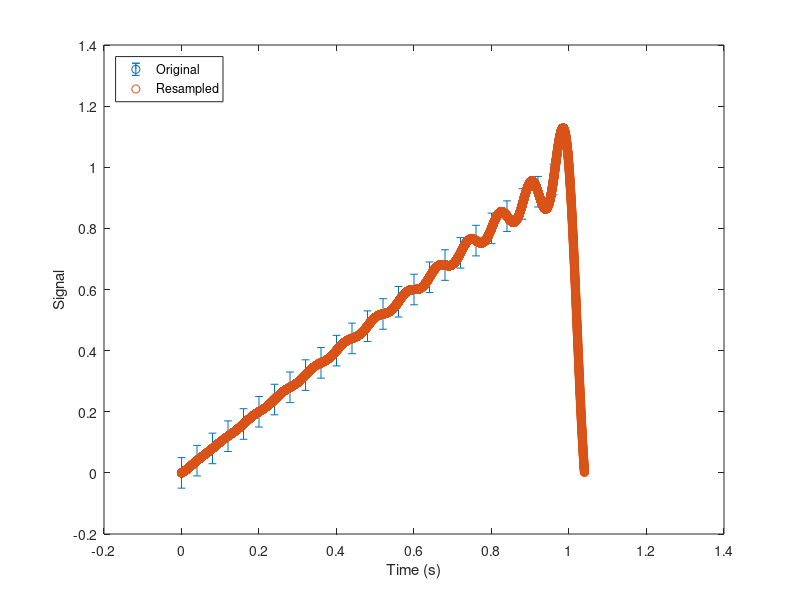

The MATLAB script that drew this image:
fs  = 25;
t1  = 0:1/fs:1;
x   = t1;

P   = 512;
Q   = 1;

y   = resample(x,P,Q);
t2  = (0:(length(y)-1))*Q/(P*fs);

errorbar(t1, x, 0.05,'o')
hold on;
plot(t2,y,'o');
hold on;

xlabel('Time (s)')
ylabel('Signal')
legend('Original','Resampled', ...
    'Location','NorthWest')